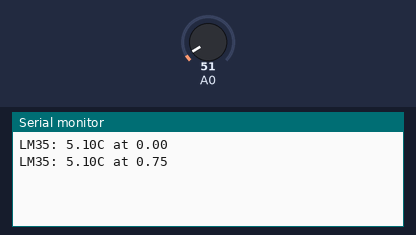
A sketch run on a simulated Arduino Uno, built with avr-gcc and run on an emulated ATmega328P. Shown: the last lines printed to the serial monitor. Inputs (shaded band) come from the test bench; at power-on: A0 = 51.

Above: at 1.5 s.
1.6 s: A0 set to 61
At 1.6 s:
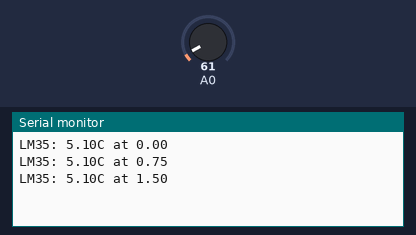
3.1 s: A0 set to 71
At 3.1 s:
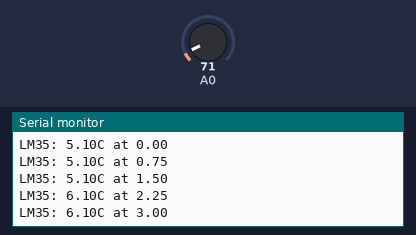
Timing chart, 0 to 6.1 s (numbered marks = the images above; inputs shaded):
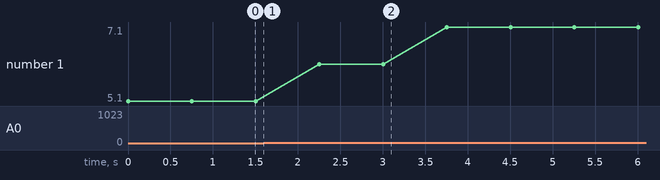

Measured:
- plotted number 1: 5.1 → 6.1 after the input at 1.6 s, 6.1 → 7.1 after the input at 3.1 s

The sketch:

AnalogReadToSerial.ino
```cpp
float temperature;

void setup()
{
  Serial.begin(115200);
}

void loop()
{
  showTemperature();
}

void showTemperature()
{
  temperature = (float(analogRead(0)) / 10);
  Serial.print("LM35: " + String(temperature) + "C at ");
  Serial.println(String((float(millis()) / 1000)));
  delay(750);
}
```
